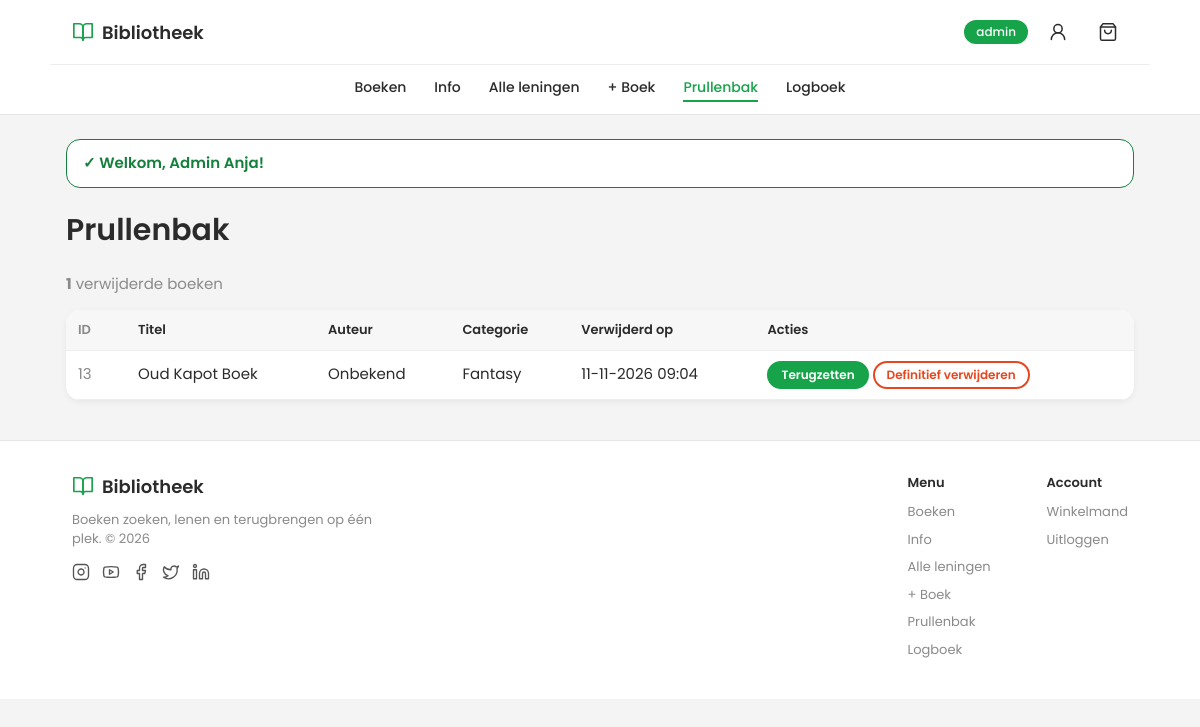
/book_trash.php (signed in), run on the app's committed database.
### tables this page shows
CREATE TABLE books (
    id            INT UNSIGNED NOT NULL AUTO_INCREMENT,
    category_id   INT UNSIGNED NOT NULL,                
    title         VARCHAR(200) NOT NULL,
    author        VARCHAR(150) NOT NULL,
    publish_year  SMALLINT UNSIGNED NULL,
    status        ENUM('beschikbaar', 'uitgeleend', 'reparatie') NOT NULL DEFAULT 'beschikbaar',
    deleted_at    DATETIME NULL DEFAULT NULL,            
    PRIMARY KEY (id),
    CONSTRAINT fk_books_category
        FOREIGN KEY (category_id) REFERENCES categories (id)
        ON UPDATE CASCADE
        ON DELETE RESTRICT,                              
    CONSTRAINT chk_books_year
        CHECK (publish_year IS NULL OR publish_year BETWEEN 1450 AND 2100)
);

CREATE TABLE categories (
    id    INT UNSIGNED NOT NULL AUTO_INCREMENT,
    name  VARCHAR(100) NOT NULL,
    PRIMARY KEY (id),
    UNIQUE KEY uq_categories_name (name)
);

### functions/database.php (called while the page is built, shortened)
<?php
function db_execute($conn, $sql, $types, $params)
{
    $stmt = $conn->prepare($sql);
    if (!$stmt->execute()) {
        $error = $stmt->error;
        $stmt->close();
        return database_error('Query uitvoeren mislukt', $error);
    }
    return $stmt;
}
function db_select_all($conn, $sql, $types, $params)
{
    $stmt = db_execute($conn, $sql, $types, $params);
    $result = $stmt->get_result();
    $rows = array();
    while ($row = $result->fetch_assoc()) {
        $rows[] = $row;
    }
    return $rows;
}

### functions/books.php (called while the page is built, shortened)
<?php
function books_get_deleted($conn)
{
    return db_select_all(
        $conn,
        'SELECT b.id, b.title, b.author, b.deleted_at, c.name AS category_name
         FROM books b
         INNER JOIN categories c ON c.id = b.category_id
         WHERE b.deleted_at IS NOT NULL
         ORDER BY b.deleted_at DESC',
        '',
        array()
    );
}

### book_trash.php (the view, shortened to what this page needs)
<?php
require_once 'includes/init.php';
$books = books_get_deleted($conn);
require 'includes/header.php';
?>
<h1>Prullenbak</h1>
<p class="count"><strong><?= count($books) ?></strong> verwijderde boeken</p>
<table class="table">
    <thead>
        <tr>
            <th class="col-id">ID</th>
            <th>Titel</th>
            <th>Auteur</th>
            <th>Categorie</th>
            <th>Verwijderd op</th>
            <th>Acties</th>
        </tr>
    </thead>
    <tbody>
        <?php if (count($books) === 0): ?>
            <tr><td colspan="6" class="empty">De prullenbak is leeg.</td></tr>
        <?php else: ?>
            <?php foreach ($books as $book): ?>
                <tr>
                    <td class="col-id"><?= e($book['id']) ?></td>
                    <td><?= e($book['title']) ?></td>
                    <td><?= e($book['author']) ?></td>
                    <td><?= e($book['category_name']) ?></td>
                    <td><?= e(format_date($book['deleted_at'], true)) ?></td>
                    <td class="actions">
                        <form method="post" action="book_trash.php" class="inline">
                            <button type="submit" class="btn btn-small">Terugzetten</button>
                        </form>
                        <a href="book_delete.php?id=<?= e($book['id']) ?>&amp;type=hard" class="btn btn-small btn-red">Definitief verwijderen</a>
                    </td>
                </tr>
            <?php endforeach; ?>
        <?php endif; ?>
    </tbody>
</table>
<?php require 'includes/footer.php'; ?>

### css/style.css (style rules this page uses)
:root { --primary: #16a34a; --primary-dark: #15803d; --dark: #3d3d3d; --dark-hover: #575757; --grey: #8a8a8a; --red: #e8461e; --green: #15803d; --orange: #d97706; --bg: #f4f4f5; --white: #ffffff; --text: #2b2b2b; --border: #dddddd; --shadow: 0 2px 6px rgba(0, 0, 0, 0.06); --shadow-big: 0 6px 24px rgba(0, 0, 0, 0.06); --radius: 14px; --pill: 999px; }
* { box-sizing: border-box; }
body { margin: 0; font-family: 'Poppins', Arial, Helvetica, sans-serif; font-size: 15px; background: var(--bg); color: var(--text); line-height: 1.5; }
a { color: var(--primary); }
h1 { margin-top: 0; font-weight: 600; }
.btn { display: inline-block; padding: 9px 22px; border: 2px solid var(--primary); border-radius: var(--pill); background: var(--primary); color: var(--white); font-family: inherit; font-size: 13px; font-weight: 600; letter-spacing: 0.06em; text-transform: uppercase; text-decoration: none; cursor: pointer; transition: background 0.15s, color 0.15s; }
.btn-red { border-color: var(--red); background: var(--white); color: var(--red); }
.btn-small { padding: 3px 12px; font-size: 12px; letter-spacing: 0; text-transform: none; }
form.inline { display: inline; }
.count { color: var(--grey); }
.table { width: 100%; border-collapse: collapse; background: var(--white); border-radius: var(--radius); overflow: hidden; box-shadow: var(--shadow); margin-bottom: 20px; }
.table th, .table td { padding: 10px 12px; text-align: left; border-bottom: 1px solid #eeeeee; }
.table thead th { background: #f7f7f8; font-size: 13px; font-weight: 600; }
.table .col-id { width: 60px; color: var(--grey); }
.actions { white-space: nowrap; }

### data on the page
books: id "13", title "Oud Kapot Boek", author "Onbekend", category.name "Fantasy", deleted_at "11-11-2026 09:04"

### other printed values
APP_NAME "Bibliotheek"
$_SESSION['role'] "admin"
$label "Boeken"
$label "Info"
$label "Alle leningen"
$label "+ Boek"
$label "Prullenbak"
$label "Logboek"
$flash['message'] "Welkom, Admin Anja!"
count($books) "1"
